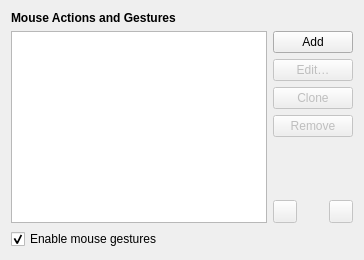
     <widget class="QWidget" name="mousePage">
      <layout class="QVBoxLayout" name="mousePageLayout">
       <item>
        <widget class="QLabel" name="mouseHeader">
         <property name="font">
          <font>
           <weight>75</weight>
           <bold>true</bold>
          </font>
         </property>
         <property name="text">
          <string>Mouse Actions and Gestures</string>
         </property>
        </widget>
       </item>
       <item>
        <layout class="QHBoxLayout" name="mouseProfilesLayout" stretch="1,0">
         <item>
          <widget class="Otter::ItemViewWidget" name="mouseViewWidget">
           <property name="dragEnabled">
            <bool>true</bool>
           </property>
           <property name="dragDropOverwriteMode">
            <bool>false</bool>
           </property>
           <property name="dragDropMode">
            <enum>QAbstractItemView::InternalMove</enum>
           </property>
           <property name="defaultDropAction">
            <enum>Qt::MoveAction</enum>
           </property>
           <property name="alternatingRowColors">
            <bool>true</bool>
           </property>
           <property name="selectionMode">
            <enum>QAbstractItemView::SingleSelection</enum>
           </property>
           <property name="selectionBehavior">
            <enum>QAbstractItemView::SelectRows</enum>
           </property>
           <attribute name="headerVisible">
            <bool>false</bool>
           </attribute>
          </widget>
         </item>
         <item>
          <layout class="QVBoxLayout" name="mouseButtonsLayout" stretch="0,0,0,0,1,0">
           <item>
            <widget class="QPushButton" name="mouseAddButton">
             <property name="text">
              <string>Add</string>
             </property>
            </widget>
           </item>
           <item>
            <widget class="QPushButton" name="mouseEditButton">
             <property name="enabled">
              <bool>false</bool>
             </property>
             <property name="text">
              <string>Edit…</string>
             </property>
            </widget>
           </item>
           <item>
            <widget class="QPushButton" name="mouseCloneButton">
             <property name="enabled">
              <bool>false</bool>
             </property>
             <property name="text">
              <string>Clone</string>
             </property>
            </widget>
           </item>
           <item>
            <widget class="QPushButton" name="mouseRemoveButton">
             <property name="enabled">
              <bool>false</bool>
             </property>
             <property name="text">
              <string>Remove</string>
             </property>
            </widget>
           </item>
           <item>
            <spacer name="mouseSpacer">
             <property name="orientation">
              <enum>Qt::Vertical</enum>
             </property>
            </spacer>
           </item>
           <item>
            <layout class="QHBoxLayout" name="mouseMoveButtonsLayout" stretch="0,1,0">
             <item>
              <widget class="QToolButton" name="mouseMoveUpButton">
               <property name="enabled">
                <bool>false</bool>
               </property>
               <property name="toolTip">
                <string>Move Up</string>
               </property>
              </widget>
             </item>
             <item>
              <spacer name="mouseMoveButtonsSpacer">
               <property name="orientation">
                <enum>Qt::Horizontal</enum>
               </property>
               <property name="sizeType">
                <enum>QSizePolicy::Minimum</enum>
               </property>
              </spacer>
             </item>
             <item>
              <widget class="QToolButton" name="mouseMoveDownButton">
               <property name="enabled">
                <bool>false</bool>
               </property>
               <property name="toolTip">
                <string>Move Down</string>
               </property>
              </widget>
             </item>
            </layout>
           </item>
          </layout>
         </item>
        </layout>
       </item>
       <item>
        <widget class="QCheckBox" name="mouseEnableGesturesCheckBox">
         <property name="text">
          <string>Enable mouse gestures</string>
         </property>
         <property name="checked">
          <bool>true</bool>
         </property>
        </widget>
       </item>
      </layout>
     </widget>
